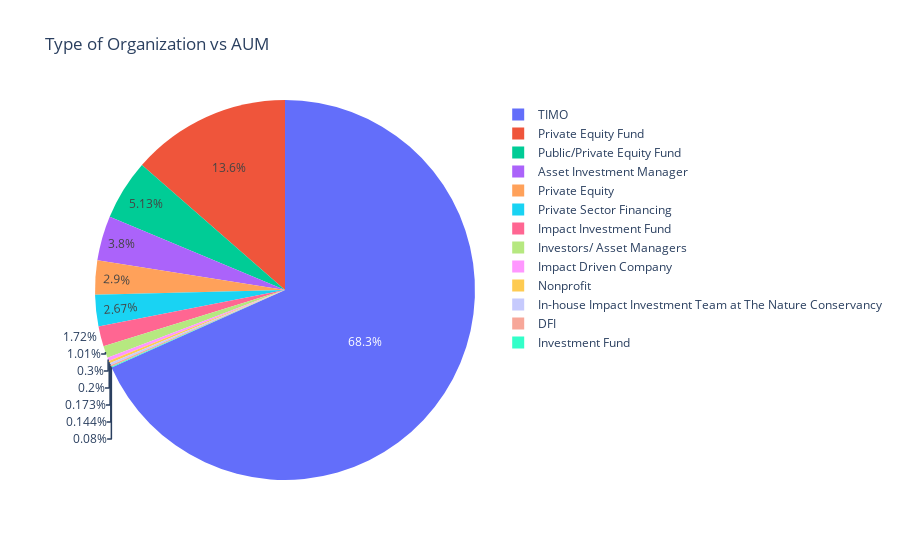

Source (notebook cell):
### Code cell
fig = px.pie(data, values='AUM', names='Type of Organization', title='Type of Organization vs AUM')
fig.show()

### Figure 1 — Plotly figure (JSON) as saved in the notebook; plotly's stock layout.template omitted (floating-point values rounded to 4 significant figures)
{"data": [{"hovertemplate": "Type of Organization=%{label}<br>AUM=%{value}", "domain": {"y": [0, 1], "x": [0, 1]}, "legendgroup": "", "name": "", "labels": ["TIMO", "TIMO", "TIMO", "TIMO", "TIMO", "TIMO", "TIMO", "TIMO", "TIMO", "TIMO", "TIMO", "TIMO", "Nonprofit", "TIMO", "TIMO", "TIMO", "TIMO", "TIMO", "TIMO", "TIMO", "Private Sector Financing", "Private Sector Financing", "Investment Fund", "TIMO", "TIMO", "TIMO", "TIMO", "TIMO", "TIMO", "TIMO", "TIMO", "TIMO", "TIMO", "TIMO", "TIMO", "TIMO", "TIMO", "Private Equity Fund", "Impact Investment Fund", "Impact Investment Fund", "Impact Investment Fund", "Investors/ Asset Managers", "Investors/ Asset Managers", "Private Equity Fund", "Private Equity Fund", "Private Equity Fund", "Private Equity", "Private Equity", "Private Equity", "Private Equity", "Private Equity", "Private Equity", "Private Equity", "Private Equity", "Private Equity", "Asset Investment Manager", "Asset Investment Manager", "Asset Investment Manager", "Asset Investment Manager", "Asset Investment Manager", "Asset Investment Manager", "Asset Investment Manager", "Asset Investment Manager", "Asset Investment Manager", "Asset Investment Manager", "Asset Investment Manager", "Asset Investment Manager", "Asset Investment Manager", "Asset Investment Manager", "Asset Investment Manager", "In-house Impact Investment Team at The Nature Conservancy", "DFI", "DFI", "Impact Driven Company", "Impact Driven Company", "Impact Driven Company", "Public/Private Equity Fund", "Public/Private Equity Fund", "Public/Private Equity Fund", "Public/Private Equity Fund", "Public/Private Equity Fund", "Public/Private Equity Fund", "Public/Private Equity Fund", "Public/Private Equity Fund"], "showlegend": true, "hoverlabel": {"namelength": 0}, "values": [885, 885, 885, 300, 300, 300, 300, 300, 300, 300, 300, 300, 150, 2800, 2800, 2800, 2800, 2800, 2800, 2800, 1000, 1000, 60, 381, 381, 381, 381, 381, 381, 3000, 3000, 3000, 3000, 3000, 3000, 3000, 3000, 10000, 429.5, 429.5, 429.5, 380, 380, 60.2, 60.2, 60.2, 242, 242, 242, 242, 242, 242, 242, 242, 242, 190, 190, 190, 190, 190, 190, 190, 190, 190, 190, 190, 190, 190, 190, 190, 130, 54, 54, 75, 75, 75, 481, 481, 481, 481, 481, 481, 481, 481], "type": "pie"}], "layout": {"legend": {"tracegroupgap": 0}, "title": {"text": "Type of Organization vs AUM"}}}
